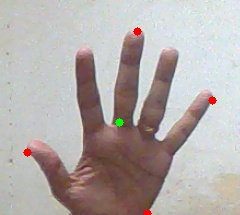
#> input picture resources/center.jpg, 240 x 215 px, given in place of the camera
$ python recognize.py   (Python 2 division)   (older library calls are emulated)
#> lines starting #> are read from the running program, lines starting #| are printed output that depends on the picture
# organize imports
import cv2
import imutils
import numpy as np
import pyautogui , time
from sklearn.metrics import pairwise

# global variables
bg = None

#-------------------------------------------------------------------------------
# Function - To find the running average over the background
#-------------------------------------------------------------------------------
def run_avg(image, accumWeight):
    global bg
    # initialize the background
    if bg is None:
        bg = image.copy().astype("float")
        return

    # compute weighted average, accumulate it and update the background
    cv2.accumulateWeighted(image, bg, accumWeight)

#-------------------------------------------------------------------------------
# Function - To segment the region of hand in the image
#-------------------------------------------------------------------------------
# [77 lines left out: functions segment, count, not called in this run]

#-------------------------------------------------------------------------------
# Main function
#-------------------------------------------------------------------------------
if __name__ == "__main__":
    # initialize accumulated weight
    accumWeight = 0.5

    # get the reference to the webcam
    camera = cv2.VideoCapture(0)

    # region of interest (ROI) coordinates
    top, right, bottom, left = 10, 350, 225, 590

    # initialize num of frames
    num_frames = 0

    # calibration indicator
    calibrated = False
    pause = False
    # keep looping, until interrupted
    while(True):
        # get the current frame
        (grabbed, frame) = camera.read()
#> frame is the input picture: shape (215, 240, 3); mean B, G, R 170.3, 172.5, 179.7

        # resize the frame
        frame = imutils.resize(frame, width=700)
#> frame: shape (627, 700, 3)

        # flip the frame so that it is not the mirror view
        frame = cv2.flip(frame, 1)
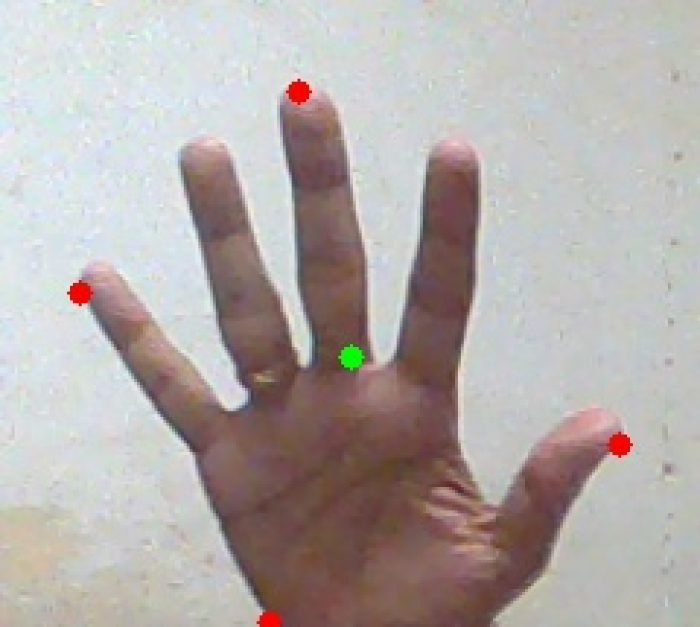
#> frame: shape (627, 700, 3); mean B, G, R 170.3, 172.5, 179.7

        # clone the frame
        clone = frame.copy()

        # get the height and width of the frame
        (height, width) = frame.shape[:2]
#> height = 627; width = 700

        # get the ROI
        roi = frame[top:bottom, right:left]
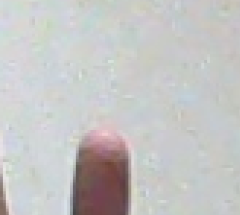
#> roi: shape (215, 240, 3); mean B, G, R 195.6, 196.2, 196.4

        # convert the roi to grayscale and blur it
        gray = cv2.cvtColor(roi, cv2.COLOR_BGR2GRAY)
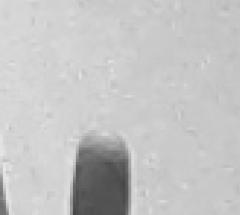
#> gray: shape (215, 240); min 69, max 232, mean 196.2
        gray = cv2.GaussianBlur(gray, (7, 7), 0)

        # to get the background, keep looking till a threshold is reached
        # so that our weighted average model gets calibrated
        if num_frames < 100:
            run_avg(gray, accumWeight)
            if num_frames == 1:
            	print "[STATUS] please wait! calibrating..."
            elif num_frames == 99:
				print "[STATUS] calibration successfull..."
        else:
            # segment the hand region
            hand = segment(gray)

            # check whether hand region is segmented
            if hand is not None:
                # if yes, unpack the thresholded image and
                # segmented region
                (thresholded, segmented) = hand

                # draw the segmented region and display the frame
                cv2.drawContours(clone, [segmented + (right, top)], -1, (0, 0, 255))

                # count the number of fingers
                fingers = count(thresholded, segmented)
		if fingers == 1:
			pyautogui.press('up')
		if fingers == 2:
			pyautogui.press('down')
		if fingers == 3:
			pyautogui.press('right')
		if fingers >= 4:
			if pause == False:
				pyautogui.press('k')
				pause = True
				time.sleep(3)
		if fingers == 0:
			if pause == True:
				pyautogui.press('k')
				pause = False
				time.sleep(3)
                #cv2.putText(clone, str(fingers), (70, 45), cv2.FONT_HERSHEY_SIMPLEX, 1, (0,0,255), 2)

                # show the thresholded image
                #cv2.imshow("Thesholded", thresholded)

        # draw the segmented hand
        #cv2.rectangle(clone, (left, top), (right, bottom), (0,255,0), 2)

        # increment the number of frames
        num_frames += 1

        # display the frame with segmented hand
        #cv2.imshow("Video Feed", clone)

        # observe the keypress by the user
        #keypress = cv2.waitKey(1) & 0xFF

        # if the user pressed "q", then stop looping
        #if keypress == ord("q"):
        #    break

# free up memory
camera.release()
cv2.destroyAllWindows()
